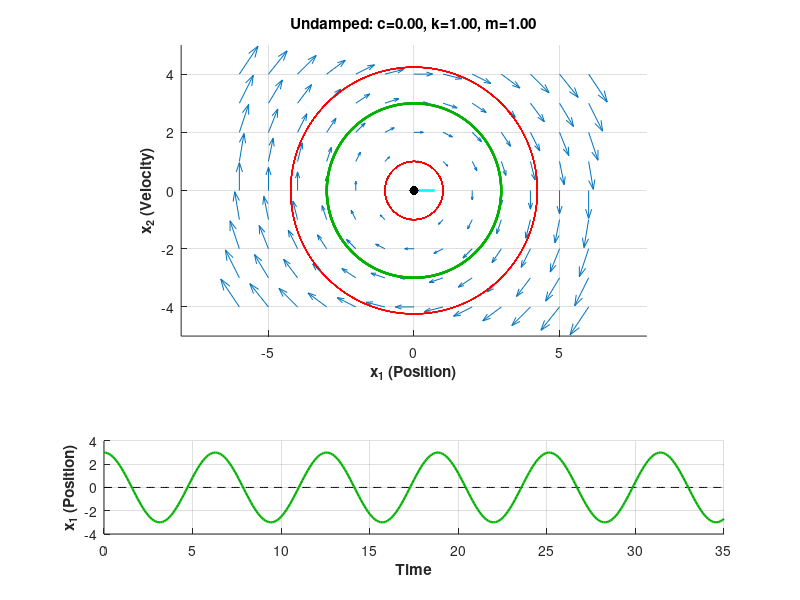
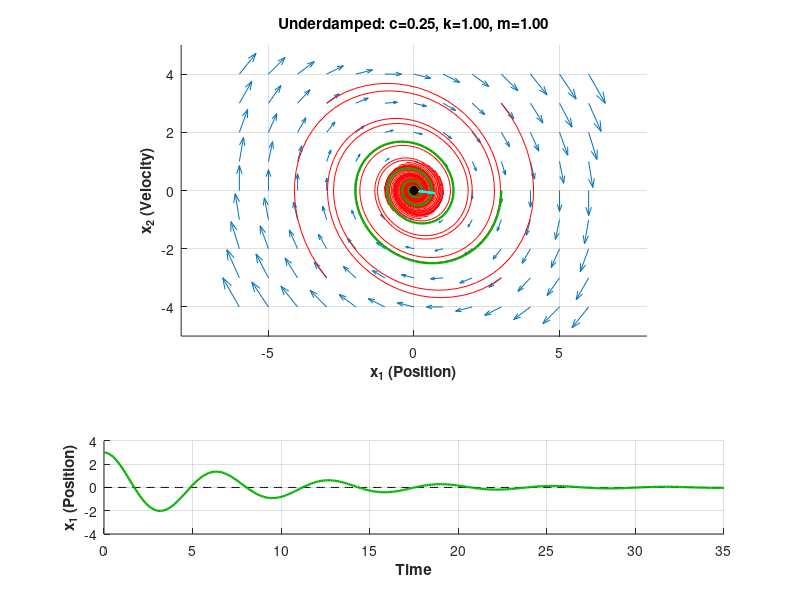
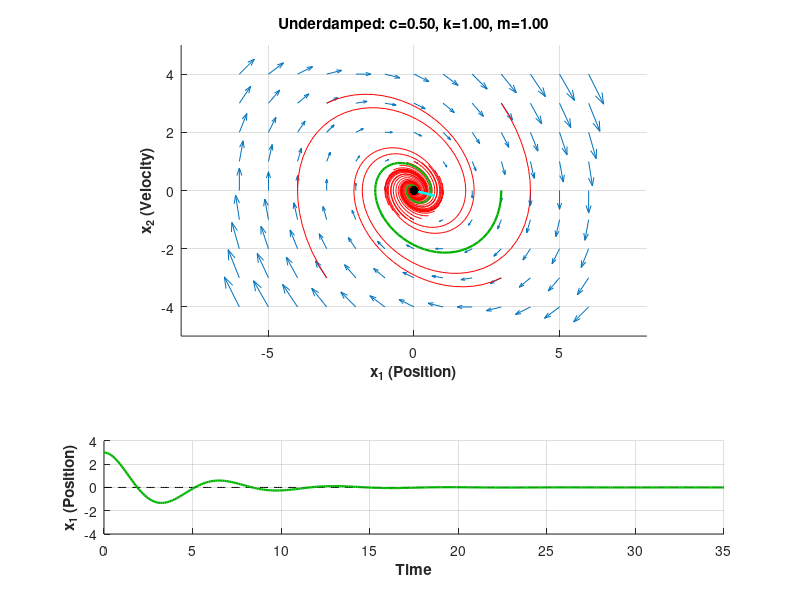
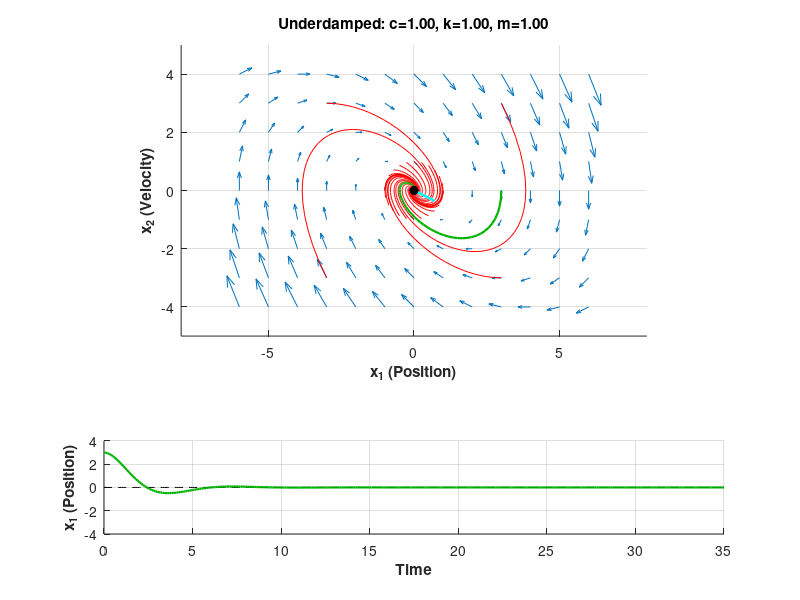

Write the MATLAB code that produced these figures, in order.
% plot phase portraits for various parameter combinations of general second
% order, damped, unforced oscillator

function second_order_unforced

% restart
close all; clear all; clc;
global A;  % allow the system matrix to pass into the ODE call... not a good technique in general!

% options 
doSaveFrames = 0;

% define parameters for cases to analyze
paramVals = [0 1 1; 0.25 1 1; 0.5 1 1; 1 1 1; 1.9 1 1; 2 1 1; 2.1 1 1; 50 1 1];
% paramVals = [ 0 logspace(-1,2,60) ]
% paramVals = [paramVals; ones(2,length(paramVals))]';

% initial conditions
dtheta = pi/12;
theta = 0:dtheta:2*pi-dtheta;
ics = [cos(theta); sin(theta)];
ics = [ics [3 3; -3 3; 3 -3; -3 -3]'];

% initial conditions of bottom plot [position, velocity]
% *** CHANGE THIS VALUE TO OBSERVE BEHAVIOR ***
detail_ic = [3 0]';                      

% time vector for trajectory simulation
tsim = 0:0.1:35;

% configure phase portrait grid
[x1,x2] = meshgrid(-6:1:6,-4:1:4);

% compute and display phase portrait for each set of parameters
for idx = 1:size(paramVals,1)
    
    c = paramVals(idx,1);
    k = paramVals(idx,2);
    m = paramVals(idx,3);
    A = [ 0 1; -k/m -c/m ];
    
    % classify
    if( c == 0 )
        classStr = 'Undamped';
    elseif( c^2 < 4*m*k )
        classStr = 'Underdamped';
    elseif( c^2 == 4*m*k )
        classStr = 'Critically Damped';
    elseif( c^2 > 4*m*k )
        classStr = 'Overdamped';
    end
    
    [vec,val] = eig(A);
    x1dot = A(1,1).*x1+A(1,2).*x2;
    x2dot = A(2,1).*x1+A(2,2).*x2;
    
    figure;
    subplot(8,1,1:5);
    hold on; grid on;
    quiver(x1,x2,x1dot,x2dot);
    xlabel('\bfx_1 (Position)');
    ylabel('\bfx_2 (Velocity)');
    title(sprintf([classStr ': c=%0.2f, k=%0.2f, m=%0.2f'],c,k,m));
    axis equal;
    
    % plot trajectories from ICs
    for icidx = 1:size(ics,2)
        [~,x] = ode45(@propDynamics,tsim,ics(:,icidx));
        x1traj = x(:,1)';
        x2traj = x(:,2)';
        plot(x1traj,x2traj,'r');

    end
    
    % plot last trajectory for which time series trace will be shown
    [t,x] = ode45(@propDynamics,tsim,detail_ic);
    x1traj = x(:,1)';
    x2traj = x(:,2)';
    plot(x1traj,x2traj,'-','Color',[0 0.7 0],'LineWidth',1.6);
    set(gca,'XLim',[-8 8]);
    set(gca,'YLim',[-5 5]);
    
    % draw eigenvectors
    if(isreal(vec(:,1)))
        plot([ 0 vec(1,1)],[0 vec(2,1)],'m','LineWidth',1.6);
    else
        plot([ 0 real(vec(1,1))],[0 real(vec(2,1))],'c','LineWidth',1.6);
    end
    
    if(isreal(vec(:,1)))
        plot([ 0 vec(1,2)],[0 vec(2,2)],'m','LineWidth',1.6);
    else
        plot([ 0 real(vec(1,2))],[0 real(vec(2,2))],'c','LineWidth',1.6);
    end
    
    % add fixed points
    fixedPtLocs = [0 0]';
    fixedPtLocs = [fixedPtLocs null(A)];
    plot(fixedPtLocs(1,:),fixedPtLocs(2,:),'k.','MarkerSize',20);
    
    % plot time series for detail trajectory
    subplot(8,1,7:8);
    hold on; grid on;
    plot(t,0*ones(1,length(t)),'k--');
    plot(t,x1traj,'Color',[0 0.7 0],'LineWidth',1.6);
    xlabel('\bfTime');
    ylabel('\bfx_1 (Position)');
    set(gca,'YLim',[-4 4]);
    
    % draw plot
    drawnow;
    
    % save figure;
    if(doSaveFrames)
        saveas(gcf,sprintf('frame%03d.png',idx));
        close all;
    end
end
end

function  xdot = propDynamics(t,x)
global A;

% LTI so we don't use t
xdot = A*x;

end
